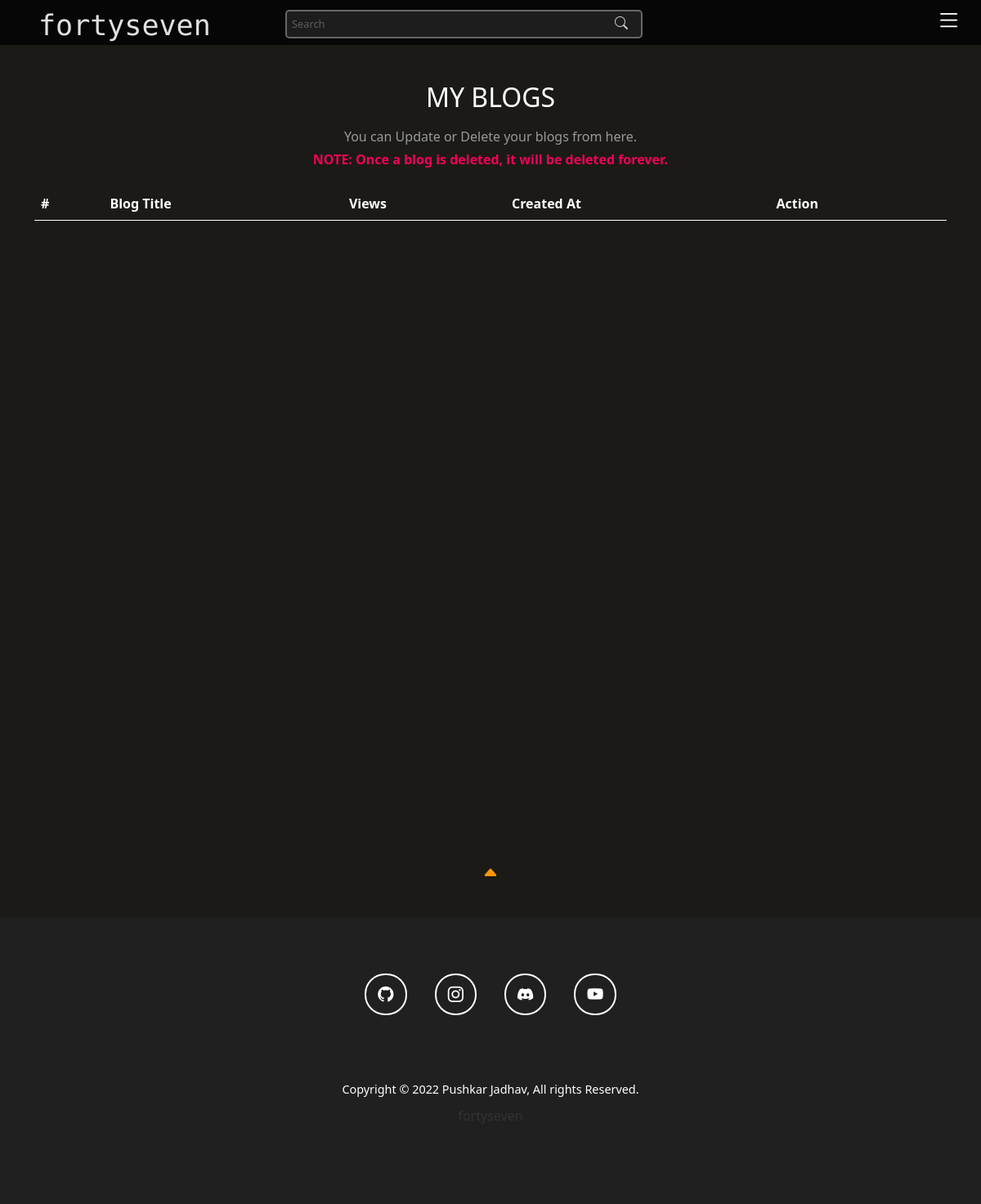
Before: /my-blogs/ (signed in) with the older database file.
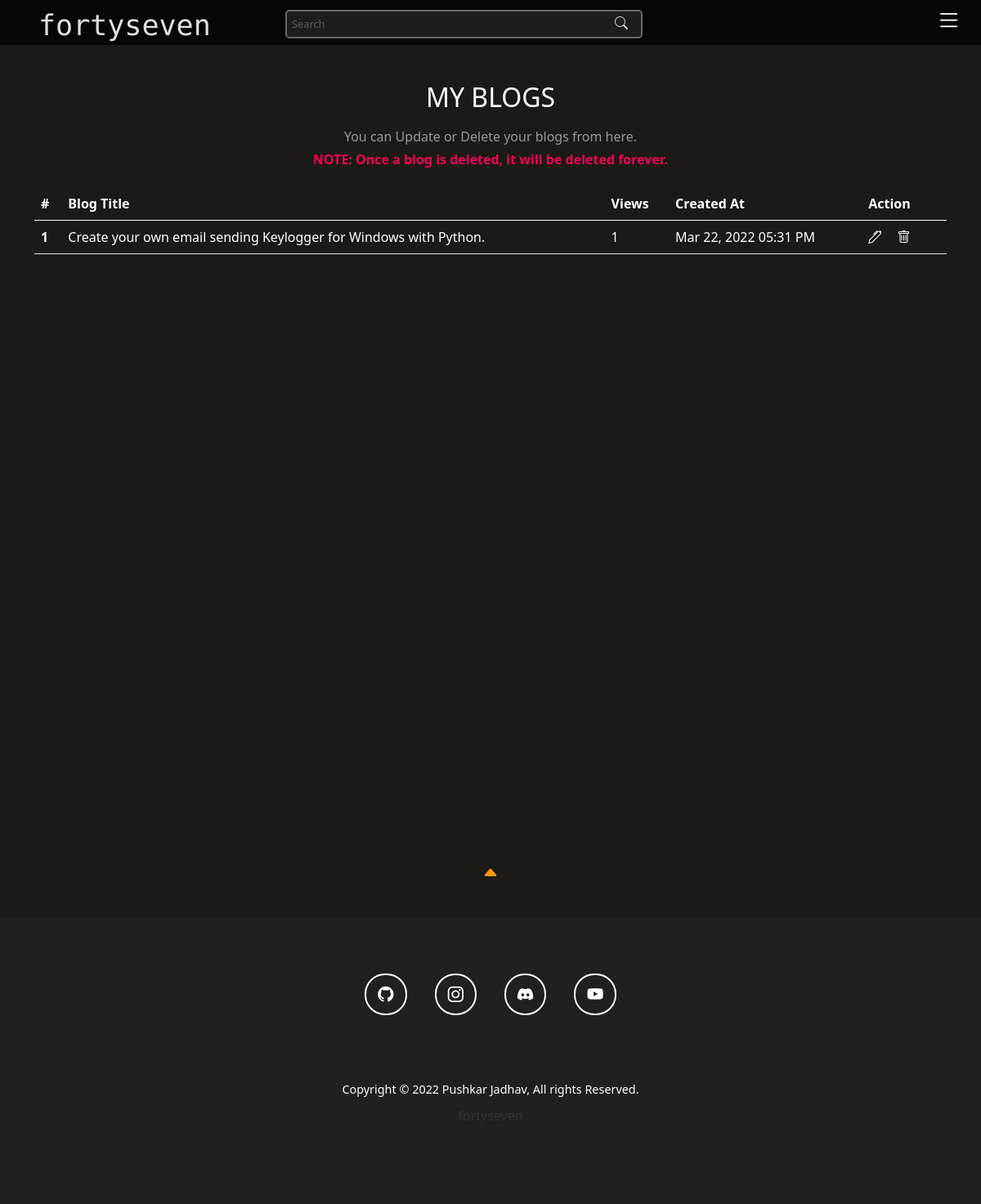
After: the same page with the newer database file.
### blogs/models.py (models this page shows, shortened)
class Blog(models.Model):
    title = models.CharField(max_length=1000)
    gist = models.CharField(max_length=1000)
    content = FroalaField()
    slug = models.SlugField(max_length=1000, null=True, blank=True)
    image = models.ImageField(upload_to='blogs')
    user = models.ForeignKey(User, blank=True , null=True , on_delete=models.CASCADE)
    created_at = models.DateTimeField(auto_now_add=True)
    upload_to = models.DateTimeField(auto_now=True)
    views = models.ManyToManyField(ViewsModel, related_name="post_views", blank=True)
    def total_views(self):
        return self.views.count()

### blogs/views.py (the view)
# urls.py: path('my-blogs/', views.my_blogs, name='my-blogs'),
def my_blogs(request):
    context = {}
    if not (request.user.is_authenticated):
        return redirect('/')
    else:
        try:
            blog_objs = Blog.objects.filter(user = request.user)
            context['blogs_obj'] = blog_objs
        except Exception as e:
            print(e)
        return render(request, 'my-blogs.html', context)

### template/my-blogs.html
{% extends "base.html" %}
{% block start %}
{% load static %}
<div class="container my-blogs-container">
  <div class="row my-blogs-head-row">
    <div class="col-lg-12 my-blogs-head">
        <h1>MY BLOGS</h1>
        <h6>You can Update or Delete your blogs from here.</h6>
        <h6><strong>NOTE: Once a blog is deleted, it will be deleted forever.</strong></h6>
    </div>
  </div>
  <div class="row my-blogs-row">
    <div class="col-lg-12 actual-table">
      <table class="table">
        <thead>
          <tr>
            <th scope="col">#</th>
            <th scope="col">Blog Title</th>
            <th scope="col">Views</th>
            <th scope="col">Created At</th>
            <th scope="col">Action</th>
          </tr>
        </thead>
        <tbody>
          {% for blog in blogs_obj %}
          <tr class="table-row">
            <th scope="row">{{forloop.counter}}</th>
            <td>{{blog.title}}</td>
            <td>{{blog.total_views}}</td>
            <td>{{blog.created_at|date:"M d, Y"}} {{blog.created_at|time:"h:i A"}}</td>
            <td>
              <a href="{%  url 'blogs:blog-update' blog.pk %}"><i class="bi bi-pen hover-color"></i></a>
              <a href="{% url 'blogs:blog-delete' blog.id %}"><i class="bi bi-trash hover-color"></i></a>
            </td>
          </tr>
          {% endfor %}
        </tbody>
      </table>
    </div>
  </div>
</div>
{% endblock %}

Changed rows visible on the page:
now on this page (row edited): Blog: title "Create your own email sending Keylogger for Windows with Python.", total_views "1", created_at "Mar 22, 2022", created_at "05:31 PM"
